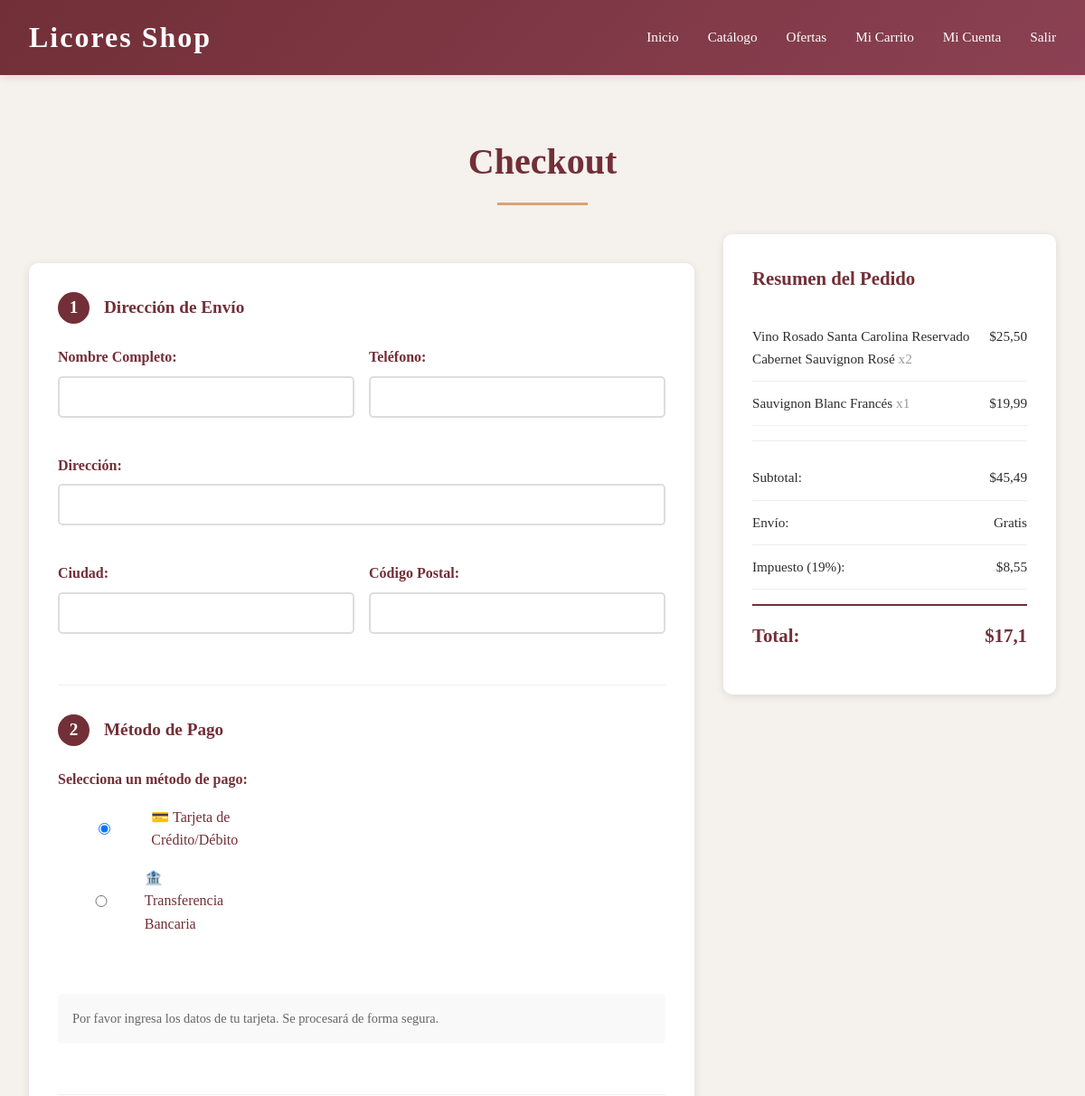
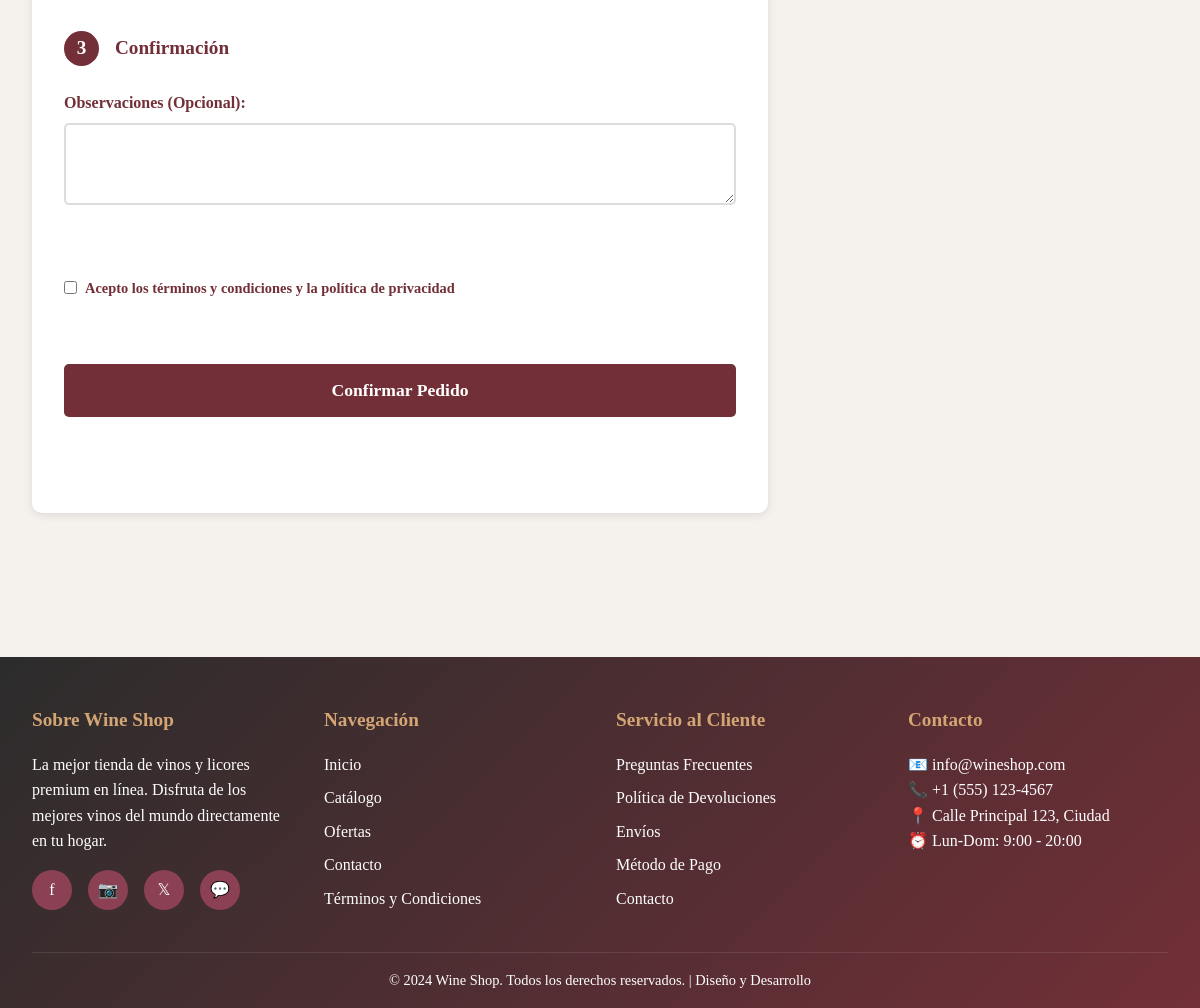
The app's page /checkout/ (signed in) with its own data (2 pictures, top to bottom).
### shop/models.py (models this page shows, shortened)
class CarritoItem(models.Model):
    usuario = models.ForeignKey(User, on_delete=models.CASCADE, related_name='carrito_items')
    producto = models.ForeignKey(Producto, on_delete=models.CASCADE)
    cantidad = models.IntegerField(default=1, validators=[MinValueValidator(1)])
    fecha_agregado = models.DateTimeField(auto_now_add=True)
    class Meta:
        unique_together = ('usuario', 'producto')
    @property
    def subtotal(self):
        return self.cantidad * self.producto.precio_final

class Producto(models.Model):
    nombre = models.CharField(max_length=200)
    descripcion = models.TextField()
    precio = models.DecimalField(max_digits=10, decimal_places=2, validators=[MinValueValidator(0)])
    precio_oferta = models.DecimalField(max_digits=10, decimal_places=2, blank=True, null=True, validators=[MinValueValidator(0)])
    stock = models.IntegerField(default=0, validators=[MinValueValidator(0)])
    categoria = models.ForeignKey(Categoria, on_delete=models.CASCADE, related_name='productos')
    proveedor = models.ForeignKey(Proveedor, on_delete=models.SET_NULL, null=True, related_name='productos')
    imagen_url = models.URLField()
    imagen_adicional_1 = models.URLField(blank=True, null=True)
    imagen_adicional_2 = models.URLField(blank=True, null=True)
    fecha_agregado = models.DateTimeField(auto_now_add=True)
    activo = models.BooleanField(default=True)
    graduacion = models.CharField(max_length=10, blank=True, null=True)
    pais = models.CharField(max_length=50, blank=True, null=True)
    vina = models.CharField(max_length=100, blank=True, null=True)
    cosecha = models.IntegerField(blank=True, null=True)
    class Meta:
        ordering = ['-fecha_agregado']
        indexes = [
            models.Index(fields=['categoria', 'activo']),
            models.Index(fields=['nombre']),
        ]
    @property
    def precio_final(self):
        return self.precio_oferta if self.precio_oferta else self.precio

### shop/views.py (the view)
# urls.py: path('checkout/', views.checkout, name='checkout'),
@login_required(login_url='login')
def checkout(request):
    if request.user.is_superuser:
        messages.error(request, "Los administradores no tienen acceso al proceso de compra")
        return redirect('admin_panel')
    items = CarritoItem.objects.filter(usuario=request.user)
    total, impuestos, total_final = _calc_totals_from_items(items)
    context = {
        'items': items,
        'total': total,
        'impuestos': impuestos,
        'total_final': total_final,
    }
    return render(request, 'checkout.html', context)

### shop/templatetags/custom_filters.py (called while the page is built)
@register.filter
def mul(value, arg):
    try:
        return float(value) * float(arg)
    except (ValueError, TypeError):
        return ''

### shop/views.py (called while the page is built)
def _calc_totals_from_items(items):
    total = Decimal('0.00')
    for item in items:
        try:
            total += Decimal(str(item.subtotal))
        except Exception:
            continue
    total = total.quantize(Decimal('0.01'), rounding=ROUND_HALF_UP)
    impuestos = (total * Decimal('0.19')).quantize(Decimal('0.01'), rounding=ROUND_HALF_UP)
    total_final = (total + impuestos).quantize(Decimal('0.01'), rounding=ROUND_HALF_UP)
    return total, impuestos, total_final

### templates/checkout.html (shortened to what this page needs)
{% extends "base.html" %}
{% block content %}
{% load custom_filters %}
<div class="container">
    <h1 class="section-title">Checkout</h1>
    <div class="checkout-container">
        <form id="formCheckout" class="pasos">
            <div class="paso">
                <div class="paso-titulo">
                    <span class="paso-numero">1</span>
                    Dirección de Envío
                </div>
                <div class="form-paso">
                    <div class="form-grupo">
                        <div class="form-group">
                            <label for="nombre">Nombre Completo:</label>
                            <input type="text" id="nombre" name="nombre" required>
                        </div>
                        <div class="form-group">
                            <label for="telefono">Teléfono:</label>
                            <input type="tel" id="telefono" name="telefono" required>
                        </div>
                    </div>
                    <div class="form-grupo completo">
                        <div class="form-group">
                            <label for="direccion">Dirección:</label>
                            <input type="text" id="direccion" name="direccion" required>
                        </div>
                    </div>
                    <div class="form-grupo">
                        <div class="form-group">
                            <label for="ciudad">Ciudad:</label>
                            <input type="text" id="ciudad" name="ciudad" required>
                        </div>
                        <div class="form-group">
                            <label for="codigo_postal">Código Postal:</label>
                            <input type="text" id="codigo_postal" name="codigo_postal">
                        </div>
                    </div>
                </div>
            </div>
            <div class="paso">
                <div class="paso-titulo">
                    <span class="paso-numero">2</span>
                    Método de Pago
                </div>
                <div class="form-paso">
                    <div class="form-group completo">
                        <label>Selecciona un método de pago:</label>
                        <div style="display: flex; gap: 1rem; margin-top: 1rem;">
                            <label style="display: flex; align-items: center; cursor: pointer; font-weight: normal;">
                                <input type="radio" name="metodo_pago" value="tarjeta" checked>
                                💳 Tarjeta de Crédito/Débito
                            </label>
                        </div>
                        <div style="display: flex; gap: 1rem; margin-top: 0.5rem;">
                            <label style="display: flex; align-items: center; cursor: pointer; font-weight: normal;">
                                <input type="radio" name="metodo_pago" value="transferencia">
                                🏦 Transferencia Bancaria
                            </label>
                        </div>
                    </div>
                    <div id="tarjetaInfo" class="form-group completo" style="margin-top: 1rem;">
                        <div style="background: #f9f9f9; padding: 1rem; border-radius: 5px; color: #666; font-size: 0.9rem;">
                            Por favor ingresa los datos de tu tarjeta. Se procesará de forma segura.
                        </div>
                    </div>
                </div>
            </div>
            <div class="paso">
                <div class="paso-titulo">
                    <span class="paso-numero">3</span>
                    Confirmación
                </div>
                <div class="form-paso">
                    <div class="form-group completo">
                        <label for="observaciones">Observaciones (Opcional):</label>
                        <textarea id="observaciones" name="observaciones" rows="3" style="resize: vertical;"></textarea>
                    </div>
                    <div class="terminos">
                        <label>
                            <input type="checkbox" name="terminos" required>
                            Acepto los términos y condiciones y la política de privacidad
                        </label>
                    </div>
                    <button type="submit" class="btn btn-primary" style="width: 100%; padding: 1rem; font-size: 1.1rem; margin-top: 1rem;">
                        Confirmar Pedido
                    </button>
                </div>
            </div>
        </form>
        <div class="resumen-compra">
            <h3>Resumen del Pedido</h3>
            {% for item in items %}
            <div class="producto-resumen">
                <span>{{ item.producto.nombre }} <span class="cantidad-producto">x{{ item.cantidad }}</span></span>
                <span>${{ item.subtotal }}</span>
            </div>
            {% endfor %}
            <div style="border-top: 1px solid #eee; margin-top: 1rem; padding-top: 1rem;">
                <div class="producto-resumen">
                    <span>Subtotal:</span>
                    <span>${{ total }}</span>
                </div>
                <div class="producto-resumen">
                    <span>Envío:</span>
                    <span>Gratis</span>
                </div>
                <div class="producto-resumen">
                    <span>Impuesto (19%):</span>
                    <span id="impuesto">${{ total|add:"0"|mul:"0.19" }}</span>
                </div>
            </div>
            <div class="resumen-total">
                <span>Total:</span>
                <span id="totalFinal">${{ total|add:total|mul:"0.19" }}</span>
            </div>
        </div>
    </div>
</div>
{% endblock %}

### templates/base.html (style rules this page uses)
* { margin: 0; padding: 0; box-sizing: border-box; }
:root { --primary: #722f37; --secondary: #8b4153; --accent: #d4a574; --light: #f5f1ed; --dark: #2c2c2c; --white: #ffffff; --error: #e74c3c; --success: #27ae60; }
body { font-family: 'Playfair Display', 'Georgia', serif; background-color: var(--light); color: var(--dark); line-height: 1.6; }
.btn { padding: 0.75rem 1.5rem; border: none; border-radius: 5px; font-size: 0.95rem; cursor: pointer; transition: all 0.3s ease; text-decoration: none; display: inline-block; font-family: 'Playfair Display', serif; font-weight: 600; }
.btn-primary { background: var(--primary); color: var(--white); }
.container { max-width: 1200px; margin: 0 auto; padding: 2rem; }
.section-title { font-size: 2.5rem; color: var(--primary); margin: 2rem 0 1rem; text-align: center; position: relative; padding-bottom: 1rem; }
.section-title::after { content: ''; position: absolute; bottom: 0; left: 50%; transform: translateX(-50%); width: 100px; height: 3px; background: var(--accent); }
form { background: var(--white); padding: 2rem; border-radius: 10px; box-shadow: 0 2px 10px rgba(0,0,0,0.1); margin: 2rem 0; }
.form-group { margin-bottom: 1.5rem; }
label { display: block; margin-bottom: 0.5rem; color: var(--primary); font-weight: 600; }
input, textarea, select { width: 100%; padding: 0.75rem; border: 2px solid #ddd; border-radius: 5px; font-family: 'Playfair Display', serif; font-size: 0.95rem; transition: border-color 0.3s ease; }

### templates/checkout.html (style rules this page uses)
.checkout-container { display: grid; grid-template-columns: 2fr 1fr; gap: 2rem; margin: 2rem 0; }
.pasos { background: white; padding: 2rem; border-radius: 10px; box-shadow: 0 2px 10px rgba(0,0,0,0.1); }
.paso { margin-bottom: 2rem; padding-bottom: 2rem; border-bottom: 1px solid #eee; }
.paso:last-child { border-bottom: none; }
.paso-titulo { display: flex; align-items: center; gap: 1rem; margin-bottom: 1.5rem; color: #722f37; font-size: 1.2rem; font-weight: 700; }
.paso-numero { display: flex; align-items: center; justify-content: center; width: 35px; height: 35px; background: #722f37; color: white; border-radius: 50%; font-weight: 700; }
.form-paso { display: grid; gap: 1rem; }
.form-grupo { display: grid; grid-template-columns: 1fr 1fr; gap: 1rem; }
.form-grupo.completo { grid-template-columns: 1fr; }
.resumen-compra { background: white; padding: 2rem; border-radius: 10px; box-shadow: 0 2px 10px rgba(0,0,0,0.1); height: fit-content; position: sticky; top: 100px; }
.resumen-compra h3 { color: #722f37; margin-bottom: 1.5rem; font-size: 1.3rem; }
.producto-resumen { display: flex; justify-content: space-between; padding: 0.75rem 0; border-bottom: 1px solid #eee; font-size: 0.95rem; }
.cantidad-producto { color: #999; }
.resumen-total { display: flex; justify-content: space-between; padding: 1rem 0; border-top: 2px solid #722f37; margin-top: 1rem; font-size: 1.3rem; font-weight: 700; color: #722f37; }
.terminos { margin: 1.5rem 0; font-size: 0.9rem; }
.terminos label { display: flex; align-items: flex-start; gap: 0.5rem; }
.terminos input[type="checkbox"] { width: auto; margin-top: 0.25rem; }

### records on screen
CarritoItem: producto.nombre "Vino Rosado Santa Carolina Reservado Cabernet Sauvignon Rosé", cantidad "2", subtotal "25,50"
CarritoItem: producto.nombre "Sauvignon Blanc Francés", cantidad "1", subtotal "19,99"

### other values on screen
{{ total }} "45,49"
{{ total|add:"0"|mul:"0.19" }} "8,55"
{{ total|add:total|mul:"0.19" }} "17,1"
